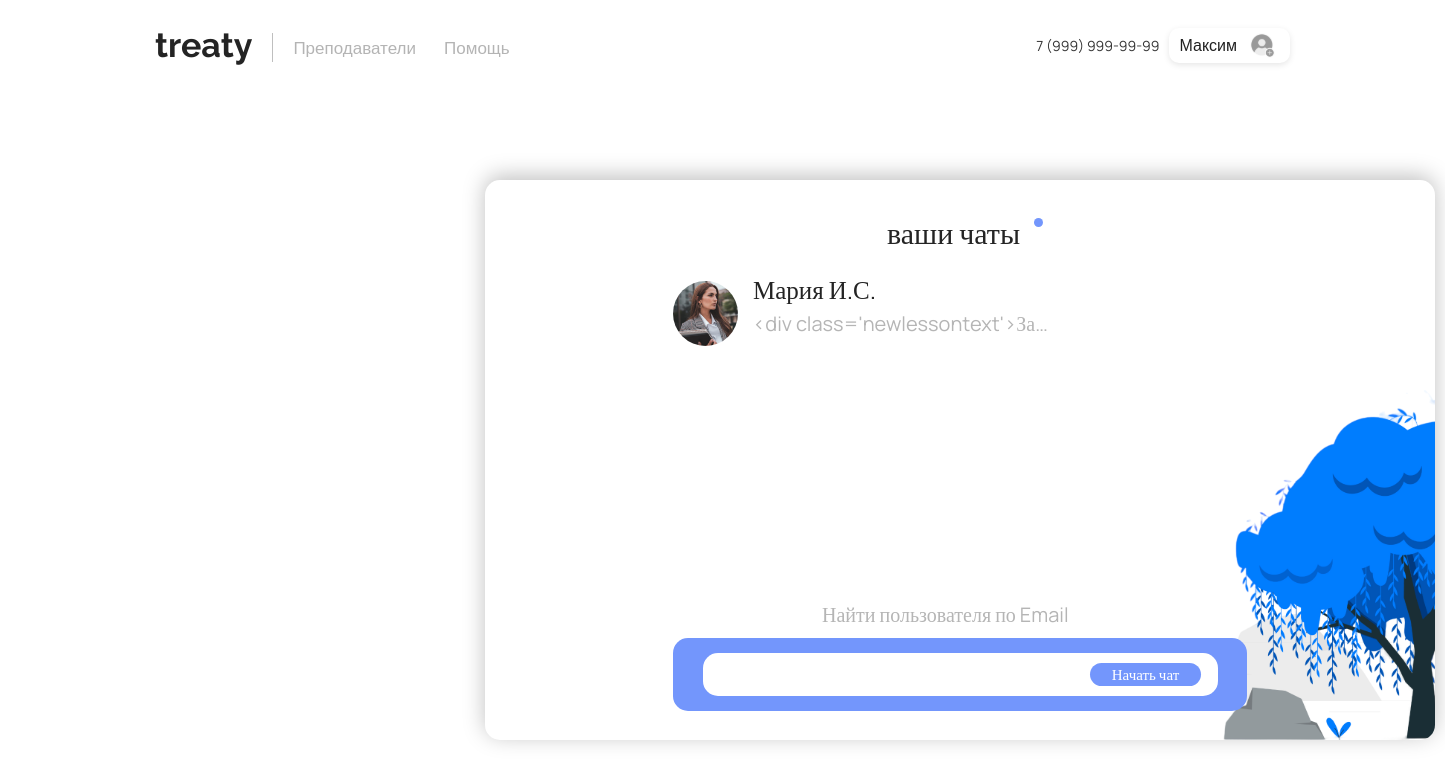
The app's page /chats/chats/ (signed in), older data.
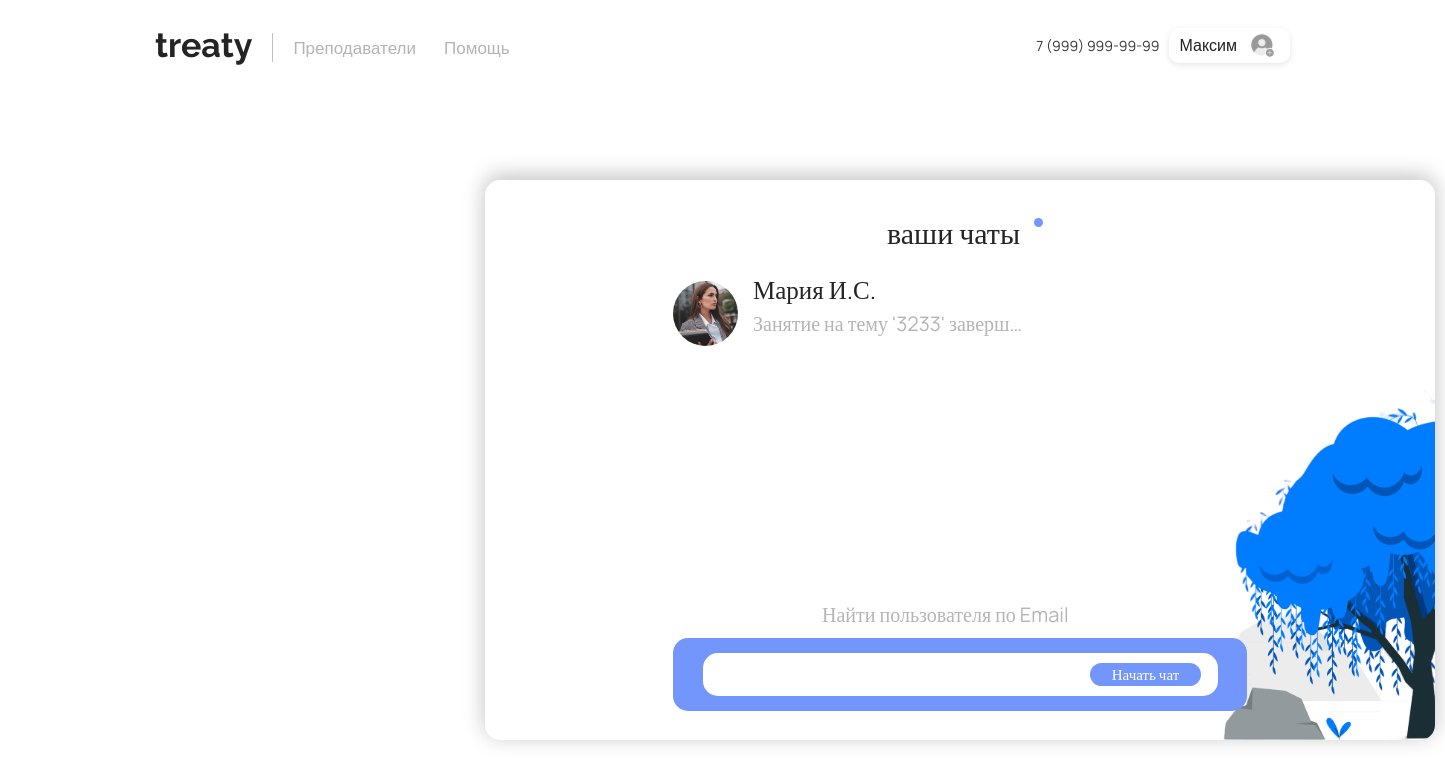
The same page, newer data.
### main/models.py (models this page shows, shortened)
class CustomUser(AbstractUser):
    username = None
    email = models.EmailField(unique=True)
    birthday = models.DateField(null=True, blank=True)
    phone = models.CharField(max_length=15, blank=True)
    contact = models.CharField(max_length=50, blank=True)
    last_name = models.CharField(max_length=150, blank=False)  # Фамилия
    first_name = models.CharField(max_length=150, blank=False)  # Имя
    middle_name = models.CharField(max_length=150, blank=False)  # Отчество
    avatar = models.ImageField(upload_to='avatars/', null=True, blank=True)
    is_teacher = models.BooleanField(default=False)  # Заменили is_active на is_teacher
    is_staff = models.BooleanField(default=False)
    is_superuser = models.BooleanField(default=False)
    date_joined = models.DateTimeField(default=timezone.now)
    rating = models.FloatField(default=0.0)
    balance = models.DecimalField(
        max_digits=10,
        decimal_places=2,
        default=0.00
    )
    USERNAME_FIELD = 'email'
    REQUIRED_FIELDS = []
    objects = CustomUserManager()
    def get_display_name(self):
        return f"{self.first_name} {self.last_name[0]}.{self.middle_name[0]}."

### chat/models.py (models this page shows, shortened)
class Message(models.Model):
    sender = models.ForeignKey(
        CustomUser, on_delete=models.CASCADE, related_name="sent_messages"
    )
    receiver = models.ForeignKey(
        CustomUser, on_delete=models.CASCADE, related_name="received_messages"
    )
    content = models.TextField()
    timestamp = models.DateTimeField(auto_now_add=True)
    image = models.ImageField(upload_to="message_images/", null=True, blank=True)
    video = models.FileField(upload_to="message_videos/", null=True, blank=True)
    class Meta:
        indexes = [
            models.Index(fields=['sender', 'receiver', 'timestamp']),
            models.Index(fields=['receiver', 'sender', 'timestamp']),
            models.Index(fields=['id']),
        ]

### chat/views.py (the view, shortened to what this page needs)
# urls.py: path('chats/', views.chat_list_view, name='chat_list_view'),
def chat_list_view(request):
    user = request.user
    existing_chats = CustomUser.objects.filter(
        Q(sent_messages__receiver=user) | Q(received_messages__sender=user)
    ).distinct()
    chat_data = []
    for chat_user in existing_chats:
        last_message = (
            Message.objects.filter(
                Q(sender=user, receiver=chat_user) | Q(sender=chat_user, receiver=user)
            )
            .order_by("-timestamp")
            .first()
        )
        chat_data.append({'chat_user': chat_user, 'last_message': last_message})
    return render(request, "main/chat_list.html", {"chat_data": chat_data})

### chat/templates/main/chat_list.html (shortened to what this page needs)
{% extends 'main/layout.html' %}
{% load static %}
{% block style %}
<link rel="stylesheet" href="{% static 'main/css/chat.css' %}">
{% endblock %}
{% block content %}
<div class="rectangle"></div>
<div class="yourchatstext">ваши чаты</div>
<div class="krujok"></div>
<img src="{% static 'main/img/tree.svg' %}" class="tree2">
<div class="chat-list">
    {% for chat in chat_data %}
    <a href="{% url 'chat_view' chat.chat_user.id %}" class="chat-item">
        <div class="chat-item-content">
            <img src="{% if chat.chat_user.avatar %}{{ chat.chat_user.avatar.url }}{% else %}{% static 'main/img/noimageavatar.svg' %}{% endif %}"
                 class="avatarreview">
            <div class="text-content">
                <p class="FIOtext">{{ chat.chat_user.get_display_name }}</p>
                {% if chat.last_message %}
                <p class="last-message">{{ chat.last_message.content|truncatechars:30|escape }}</p>
                {% else %}
                <p class="last-message">Нет сообщений</p>
                {% endif %}
            </div>
        </div>
    </a>
    {% empty %}
    <div class="nochats">чатов пока нет</div>
    <div class="nochatsunder">Вы можете написать собеседнику, используя его Email</div>
    {% endfor %}
</div>
<div class="searchuser">Найти пользователя по Email</div>
<form method="post" id="chatForm">
    <button type="submit" class="startchat">Начать чат</button>
    <div class="searchrec2"><input type="email" name="email" required></div>
</form>
{% endblock %}

Row changes from the older to the newer data that the page shows:
changed CustomUser "Мария И.С.": last_message.content "<div class='newlessontext'>За…" → "Занятие на тему '3233' заверш…"
